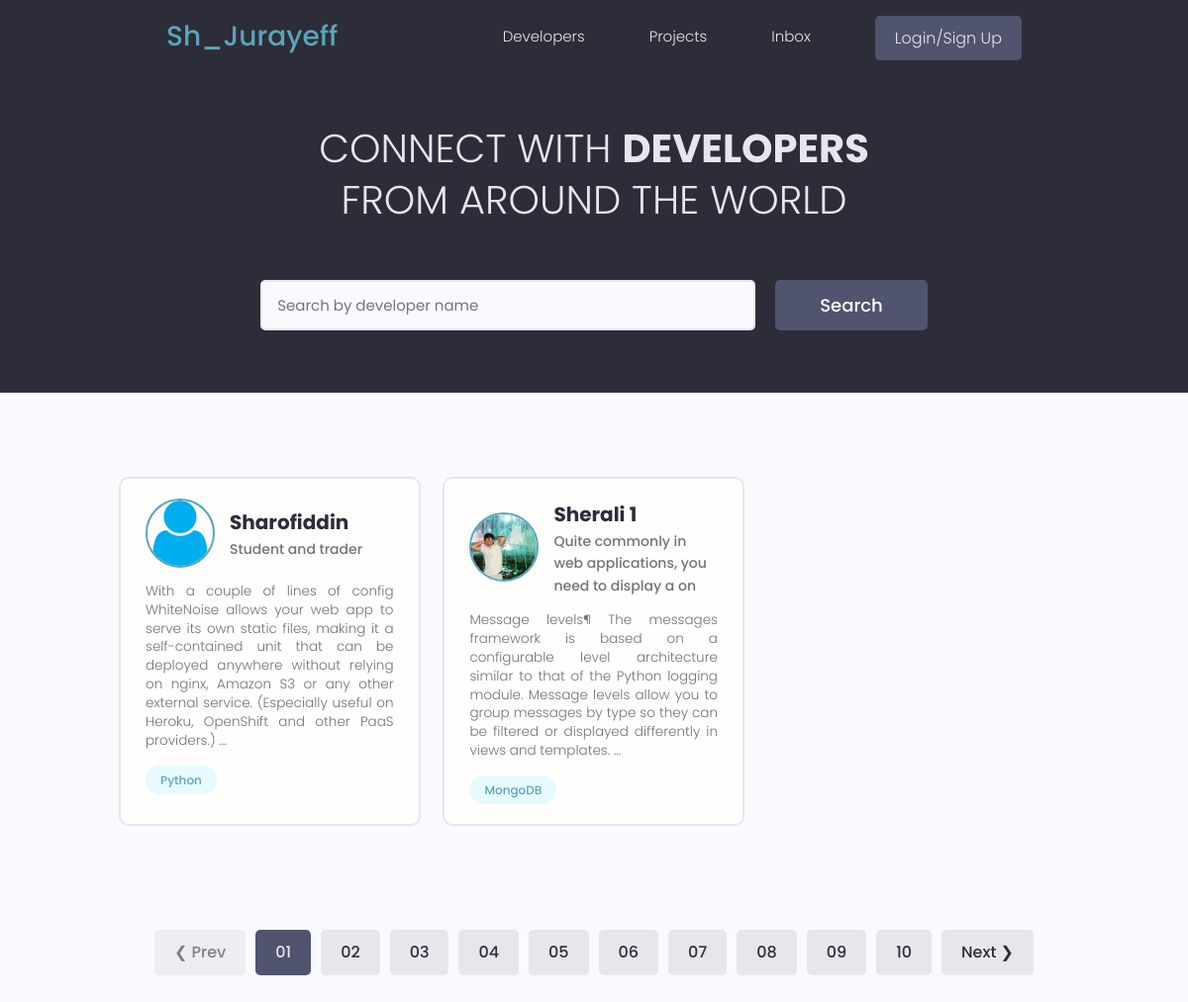
The page / on the database its author committed.
### users/models.py (models this page shows, shortened)
class Profile(models.Model):
    user = models.OneToOneField(User , on_delete=models.CASCADE , null=True , blank=True)
    name = models.CharField(max_length=200 , blank=True  , null=True)
    email = models.EmailField(max_length=200 , blank=True , null=True)
    username = models.CharField(max_length=200 , blank=True  , null=True)
    location = models.CharField(max_length=200 , blank=True  , null=True)
    short_intro =  models.CharField(max_length=200 , blank=True  , null=True)
    bio = models.TextField(blank=True , null=True)
    profile_image = models.ImageField(blank=True ,null=True , upload_to='profiles/' , default='profiles/user-default.png')
    social_github = models.CharField(max_length=200 , blank=True  , null=True)
    social_telegram = models.CharField(max_length=200 , blank=True  , null=True)
    social_instagram = models.CharField(max_length=200 , blank=True  , null=True)
    social_linkedin = models.CharField(max_length=200 , blank=True  , null=True)
    social_twitter = models.CharField(max_length=200 , blank=True  , null=True)
    created_at = models.DateTimeField(auto_now_add=True , null=True ,blank=True)
    id = models.UUIDField(unique=True , default=uuid.uuid4 , primary_key=True , editable=False)

class Skill(models.Model):
    owner = models.ForeignKey(Profile , on_delete=models.CASCADE, null=True)
    name = models.CharField(max_length=200 , blank=True  , null=True)
    description = models.TextField(null=True , blank=True)
    created = models.DateTimeField(auto_now_add=True , null=True , blank=True)
    id = models.UUIDField(unique=True , default=uuid.uuid4 , primary_key=True , editable=False)
    def __str__(self):
        return str(self.name)

### users/views.py (the view)
# urls.py: path('' , profiles , name = 'profiles') ,
def profiles(request):
    profiles , search_query = searchProfiles(request)
    context = {
        'profiles': profiles ,
        'search_query' : search_query
    }
    return render(request , 'users/profiles.html' , context)

### users/utils.py (called while the page is built)
def searchProfiles(request):
    search_query = ''
    if request.GET.get('search_query'):
        search_query = request.GET.get('search_query')
    skills = Skill.objects.filter(name__icontains=search_query)
    profiles = Profile.objects.distinct().filter(
        Q(name__icontains=search_query) |
        Q(short_intro__icontains=search_query) |
        Q(skill__in = skills)
        )
    return profiles , search_query

### users/templates/users/profiles.html (shortened to what this page needs)
{% extends 'main.html' %}
{%block content%}
<main class="home">
    <section class="hero-section text-center">
      <div class="container container--narrow">
        <div class="hero-section__box">
          <h2>CONNECT WITH <span>DEVELOPERS</span></h2>
          <h2>FROM AROUND THE WORLD</h2>
        </div>
        <div class="hero-section__search">
          <form class="form" action="{% url 'profiles' %}" method="get">
            <div class="form__field">
              <input class="input input--text" id="formInput#search" type="text" name="search_query" value="{{search_query}}"
                placeholder="Search by developer name" />
            </div>
            <input class="btn btn--sub btn--lg" type="submit" value="Search" />
          </form>
        </div>
      </div>
    </section>
    <section class="devlist">
      <div class="container">
        <div class="grid grid--three">
            {% for profile in profiles %}
          <div class="column card">
            <div class="dev">
              <a href="{%url 'user-profile' profile.id %}" class="card__body">
                <div class="dev__profile">
                  <img class="avatar avatar--md" src="{{profile.profile_image}}" alt="image" />
                  <div class="dev__meta">
                    <h3>{{profile.name}}</h3>
                    <h5>{{profile.short_intro|slice:'60'}}</h5>
                  </div>
                </div>
                <p class="dev__info">{{profile.bio|slice:'300'}} ...</p>
                <div class="dev__skills">
                    {% for skill in profile.skill_set.all|slice:'5'%}
                  <span class="tag tag--pill tag--main">
                    <small>{{skill}}</small>
                  </span>
                  {%endfor%}
                </div>
              </a>
            </div>
          </div>
         {%endfor%}
        </div>
      </div>
    </section>
    <div class="pagination">
      <ul class="container">
        <li><a href="#" class="btn btn--disabled">&#10094; Prev</a></li>
        <li><a href="#" class="btn btn--sub">01</a></li>
        <li><a href="#" class="btn">02</a></li>
        <li><a href="#" class="btn">03</a></li>
        <li><a href="#" class="btn">04</a></li>
        <li><a href="#" class="btn">05</a></li>
        <li><a href="#" class="btn">06</a></li>
        <li><a href="#" class="btn">07</a></li>
        <li><a href="#" class="btn">08</a></li>
        <li><a href="#" class="btn">09</a></li>
        <li><a href="#" class="btn">10</a></li>
        <li><a href="#" class="btn">Next &#10095;</a></li>
      </ul>
    </div>
  </main>
  {%endblock content%}

### static/styles/app.css (style rules this page uses)
:root { --color-sub: #2d2d39; }
.btn--sub { background-color: var(--color-sub-light); }
.card { border: 2px solid var(--color-light); }
img { width: 100%; }
.hero-section { height: 40vh; display: flex; align-items: center; background-color: var(--color-sub); }
.hero-section__box { margin-bottom: 4rem; }
.hero-section__box > h2, .hero-section__box > h2 > span { font-size: 4rem; color: var(--color-light); line-height: 1.3; text-transform: uppercase; }
.hero-section__box > h2 { font-weight: 300; }
.hero-section__box > h2 > span { font-weight: 700; }
.hero-section__search > .form { display: flex; align-items: center; justify-content: center; gap: 2rem; }
.hero-section__search > .form input.input--text { width: 50rem; }
.devlist { margin-top: 8rem; }
.devlist .grid { align-items: stretch; }
.devlist .dev .dev__profile { display: flex; align-items: center; gap: 1.5rem; }
.devlist .dev .dev__meta h3 { color: var(--color-sub); font-size: 2rem; font-weight: 700; }
.devlist .dev .dev__meta h5 { color: var(--color-text); font-size: 1.4rem; font-weight: 500; }
.devlist .dev .dev__info { margin: 1.5rem 0; font-size: 1.35rem; line-height: 1.4; text-align: justify; }
.pagination { margin-top: 8rem; margin-bottom: 10rem; }
.pagination > ul { flex-wrap: wrap; list-style: none; display: flex; align-items: center; justify-content: center; gap: 1rem; }
.pagination .btn { color: var(--color-sub); }
.pagination .btn.btn--sub { color: var(--color-light); }

### static/uikit/styles/modules/_variables.css (style rules this page uses)
:root { --color-main: #5aa5b9; --color-main-light: #e6faff; --color-sub: #3f4156; --color-sub-light: #51546e; --color-sub-lighter: #ededfd; --color-text: #737373; --color-gray: #8b8b8b; --color-light: #e5e7eb; --color-light-gray: #767676; --color-bg: #f8fafd; --color-white: #fffefd; --color-white-light: #f3f3f3; --color-success: #359e64; --color-success-bg: #def8e8; --color-error: #fc4b0b; --color-error-bg: #fff2ee; --font-base: 'Poppins', arial, helvetica, 'Segoe UI', roboto, ubuntu, sans-serif; --font-monospace: 'Fira Code', 'Courier New', courier, monospace; --font-regular: 300; --font-medium: 500; --font-bold: 700; --generic-shadow: 1px 1px 5px #00000010; --generic-transition: all 0.3s ease-in-out; }

### static/uikit/styles/modules/_base.css (style rules this page uses)
* { margin: 0; padding: 0; box-sizing: border-box; text-rendering: optimizeLegibility; color: inherit; font-size: inherit; }
html { font-size: 50%; }
@media only screen and (min-width: 480px) { html { font-size: 56.25%; } }
@media only screen and (min-width: 1200px) { html { font-size: 62.5%; } }
body { line-height: 1.6; font-weight: 400; font-size: 1.5rem; color: var(--color-text); background-color: var(--color-bg); min-height: 100vh; }

### static/uikit/styles/modules/_typography.css (style rules this page uses)
* { font-family: var(--font-base); }
h2 { font-size: 3.6rem; font-weight: var(--font-bold); }
h3 { font-size: 3.2rem; font-weight: var(--font-medium); }
h5 { font-size: 2.4rem; font-weight: var(--font-medium); }
h5, h6 { font-weight: var(--font-regular); }
p, span, strong { font-size: 1.6rem; color: var(--color-text); font-weight: var(--font-regular); }
a { padding-bottom: 2px; text-decoration: none; display: inline-block; color: var(--color-main); font-weight: var(--font-medium); }

### static/uikit/styles/modules/_utilities.css (style rules this page uses)
.container { width: 92%; max-width: 165rem; margin: 0 auto; box-sizing: border-box; }
.container--narrow { width: 92%; max-width: 120rem; }
@media screen and (min-width: 1000px) { .container { width: 90%; } }
@media screen and (min-width: 1000px) { .container--narrow { width: 85%; } }
@media screen and (min-width: 1200px) { .container { width: 80%; } }
@media screen and (min-width: 1200px) { .container--narrow { width: 72%; } }
.text-center { text-align: center; }

### static/uikit/styles/modules/_avatar.css (style rules this page uses)
.avatar { border-radius: 50%; border: 2px solid var(--color-main); object-fit: cover; }
.avatar--md { height: 7rem; width: 7rem; }

### static/uikit/styles/modules/_button.css (style rules this page uses)
.btn { display: inline-block; position: relative; cursor: pointer; background-color: var(--color-light); font-weight: var(--font-medium); color: var(--color-sub); text-decoration: none; padding: 1rem 2rem; border-radius: 0.5rem; border: none; width: -webkit-fit-content; width: -moz-fit-content; width: fit-content; height: -webkit-fit-content; height: -moz-fit-content; height: fit-content; font-size: 1.6rem; outline-width: 0; outline-color: transparent; -webkit-backface-visibility: hidden; backface-visibility: hidden; transition: all 0.3s ease-in-out; }
.btn:disabled, .btn--disabled { cursor: not-allowed; opacity: 0.6; }
.btn--sub { background-color: var(--color-sub); color: var(--color-white); }
.btn--lg { font-size: 1.8rem; padding: 1.2rem 4.5rem; }

### rows shown on the page
Profile: profile_image (placeholder picture), name "Sharofiddin", short_intro "Student and trader", bio "With a couple of lines of config WhiteNoise allows your web app to serve its own static files, making it a self-contained unit that can be deployed anywhere without relying on nginx, Amazon S3 or any other external service. (Especially useful on Heroku, OpenShift and other PaaS providers.)"
Skill: name "Python"
Profile: profile_image (picture), name "Sherali 1", short_intro "Quite commonly in web applications, you need to display a on", bio "Message levels¶ The messages framework is based on a configurable level architecture similar to that of the Python logging module. Message levels allow you to group messages by type so they can be filtered or displayed differently in views and templates."
Skill: name "MongoDB"
